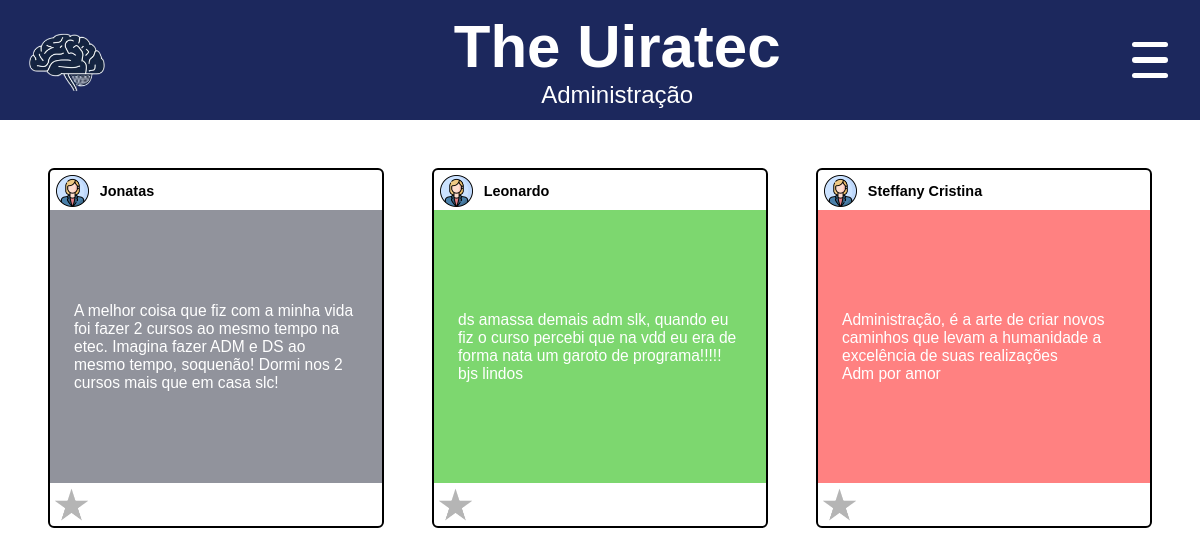
Screenshot of /php/geral.php?tipo=3&titulo=Administração (signed in) with the database file from the repository.
### tables this page shows
CREATE TABLE `pensamentos` (
  `id_pensamento` int(11) NOT NULL,
  `texto_pensamento` varchar(500) NOT NULL,
  `cor` varchar(7) NOT NULL,
  `tipo` int(2) NOT NULL,
  `fk_id_usuario` int(11) NOT NULL
);

CREATE TABLE `usuarios` (
  `id_usuario` int(11) NOT NULL,
  `nome_usuario` varchar(50) NOT NULL,
  `email_usuario` varchar(50) NOT NULL,
  `senha_usuario` varchar(18) NOT NULL,
  `tipo_usuario` int(10) NOT NULL,
  `rm_usuario` smallint(6) DEFAULT NULL,
  `curso_usuario` varchar(50) DEFAULT NULL
);

### classes/Usuario.php (called while the page is built, shortened)
<?php
    class Usuario{
		public function __construct(){
			try {
				$this->pdo=new PDO("mysql:dbname=theuiratec;host=localhost;charset=utf8","root","");
			}
			catch (PDOException $e) {
				echo "<script>console.log('Erro no banco de dados')</script>";
				echo "<script>console.log('".$e->getMessage()."')</script>";
			}
			catch (Exception $e){
				echo "Erro genérico<br>";
			}
		}
}
?>

### classes/Pensamento.php (the view, shortened to what this page needs)
<?php
class Pensamento extends Usuario{
    public function consultarFavoritos($id){
        $sql = "SELECT fk_id_pensamento
        FROM pensamentos_favoritos
        WHERE fk_id_usuario =:i
        ORDER BY id_favorito DESC;";
        $stmt = $this->pdo->prepare($sql);
        $stmt-> bindValue(":i",$id);
        $stmt->execute();
        $result =  $stmt->fetchAll(PDO::FETCH_ASSOC);
        return array_column($result,"fk_id_pensamento");
    }
    public function carregarPostagens($id,$tipo){
        $sql = "SELECT p.id_pensamento, p.texto_pensamento, p.cor,u.nome_usuario,p.fk_id_usuario
        FROM pensamentos p
        JOIN usuarios u on u.id_usuario = p.fk_id_usuario
        WHERE p.tipo =:t
        ORDER BY p.id_pensamento DESC;";
        $stmt = $this->pdo->prepare($sql);
        $stmt-> bindValue(":t",$tipo);
        $stmt->execute();
        $favoritos = $this->consultarFavoritos($id);
        $result = $stmt->fetchAll(PDO::FETCH_ASSOC);
        if ($result) {
            foreach($result as $row){
                if ($row['fk_id_usuario'] !== $id){
                    if(in_array($row['id_pensamento'], $favoritos)){
                        $imgOn = "<img src='../images/favorite.png' class='estrela' id='".$row['id_pensamento']."'>";
                    }else{
                        $imgOn = "<img src='../images/noFavorite.png' class='estrela' id='".$row['id_pensamento']."'>";
                    }
                    $idUserPost = $row['nome_usuario'];
                    $classPensamento = "";
                }else{
                    $imgOn = "";
                    $classPensamento = "pensamento2";
                    $idUserPost = "";
                }
                echo
                "<div class='publicacao'>
                    <div class='usuario' id='".$idUserPost."'>
                        <img src='../images/perfil.png' title='Ver Perfil'>
                        <p class='userName'>" . $row['nome_usuario'] . "</p>
                    </div>
                    <div class='pensamento ".$classPensamento."' id='publicacao-id-". $row['id_pensamento']."' style='background:".$row['cor']."'>
                        <p class='texto'>" . $row['texto_pensamento'] . "</p>
                    </div>".$imgOn."
                </div>";
            }
        } else {
            echo "<script>console.log('nenhuma postagem encontrada')</script>";
        }
        return $result;
    }
}
?>

### css/default.css (style rules this page uses)
* { box-sizing: border-box; margin: 0; padding: 0; }
body { height: 100vh; width: 100vw; background: white; background-size: cover; color: white; position: relative; font-family: Arial, "Helvetica Neue", Helvetica, sans-serif; overflow-x: hidden; user-select: none; }
.publicacao { display: flex; flex-direction: column; height:30vmax; border: 2px solid rgb(0, 0, 0); gap: 0.4vmax; border-radius: 0.5vmax; transition: 0.3s linear; }
.usuario { width: 100%; height: 10%; display: flex; align-items: center; gap: 0.7rem; color: black; font-weight: 700; font-size: 1.2vmax; padding-left: .5vmax; padding-top: .5vmax; }
.usuario img { width: 10%; aspect-ratio: 1 /1 ; cursor: pointer; }
.pensamento { width: 100%; height: 80%; background: gray; display: flex; align-items: center; justify-content: center; cursor: pointer; overflow: hidden; padding: 2vmax; font-size: 1.3vmax; }
.texto { display: flex; align-items: flex-start; height: auto; width: 100%; overflow: hidden; user-select: auto; word-break: break-word; }
.estrela,.apaga { width: 10%; aspect-ratio: 1; bottom: 0; cursor: pointer; margin-left: .4vmax; margin-bottom: .4vmax; }

### rows the page displays
pensamentos: usuarios.nome_usuario "Jonatas", texto_pensamento "A melhor coisa que fiz com a minha vida foi fazer 2 cursos ao mesmo tempo na etec. Imagina fazer ADM e DS ao mesmo tempo, soquenão! Dormi nos 2 cursos mais que em casa slc!"
pensamentos: usuarios.nome_usuario "Leonardo", texto_pensamento "ds amassa demais adm slk, quando eu fiz o curso percebi que na vdd eu era de forma nata um garoto de programa!!!!! bjs lindos"
pensamentos: usuarios.nome_usuario "Steffany Cristina", texto_pensamento "Administração, é a arte de criar novos caminhos que levam a humanidade a excelência de suas realizações Adm por amor"

### other values shown
$_GET['titulo'] "Administração"
